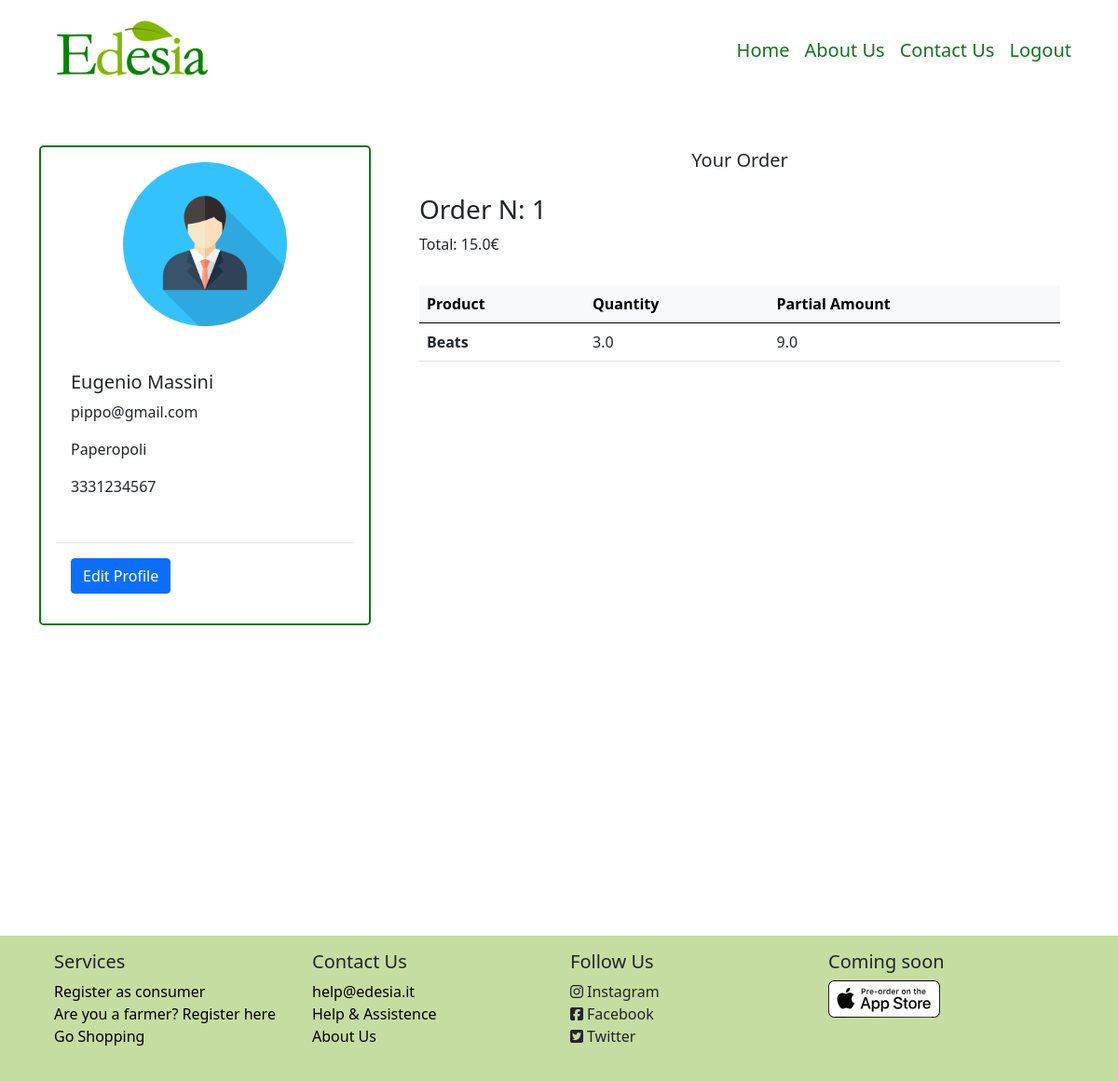
Screenshot of /consumer/1 (signed in) with the database file from the repository.
### model.py (models this page shows, shortened)
class Consumer(db.Model):
    id = db.Column(db.Integer, db.ForeignKey('user.id'), primary_key=True)
    consumer_name = db.Column(db.String(50), nullable=False)
    consumer_surname = db.Column(db.String(50), nullable=False)
    consumer_address = db.Column(db.String(50), nullable=False)
    consumer_phone = db.Column(db.String(12), nullable=False)
    __mapper_args__ = {
        'polymorphic_identity': 'consumer',
    }

class User (UserMixin, db.Model):
    id = db.Column(db.Integer, primary_key=True)  # Auto-incrementing
    email = db.Column(db.String(50), unique=True, nullable=False)
    name = db.Column(db.String(50), nullable=False)
    password_hash = db.Column(db.String(200), nullable=False)
    roleid = db.Column(db.Integer, db.ForeignKey('role.id'))
    type = db.Column(db.String(30))
    __mapper_args__ = {
        'polymorphic_identity': 'user',
        'polymorphic_on': type
    }

class Order (db.Model):
    id = db.Column(db.Integer, primary_key=True)
    consumer_id = db.Column(db.Integer, db.ForeignKey('consumer.id'))
    supplier_id = db.Column(db.Integer, db.ForeignKey('supplier.id'))
    status = db.Column(db.String)
    date = db.Column(db.Date)
    amount = db.Column(db.Float)
    pickup = db.Column(db.Boolean)
    review = db.Column(db.Boolean, default=False)

class OrderLine(db.Model):
    id = db.Column(db.Integer, primary_key=True)
    order_id = db.Column(db.Integer, db.ForeignKey('order.id'))
    supplier_id = db.Column(db.Integer, db.ForeignKey('supplier.id'))
    product_id = db.Column(db.Integer, db.ForeignKey('product.id'))
    product_name = db.Column(db.String)
    quantity = db.Column(db.Float)
    partial_amount = db.Column(db.Float)

### app.py (the view)
@app.route('/consumer/<int:id>')
@login_required
def consumer(id):
    consumer = Consumer.query.filter_by(id=id).first()
    user = User.query.filter_by(id=id).first()
    orders = Order.query.filter_by(consumer_id=id).all()
    l_order_cons =[]
    class OrderCons():
        def __init__(self, order, content):
            self.order = order
            self.content = content
    for o in orders:
        products = []
        lines = OrderLine.query.filter_by(order_id=o.id)
        for l in lines:
            products.append(l)
        l_order_cons.append(OrderCons(o, products))
    return render_template('Pages/profile/profile_consumer-orders.html', consumer=consumer, user=user, orders=l_order_cons)

### model.py (called while the page is built)
@login_manager.user_loader
def load_user(user_id):
    return User.query.get(int(user_id))

### templates/Pages/profile/profile_consumer-orders.html (shortened to what this page needs)
{% extends 'Pages/profile/profile_consumer.html' %}
{% block specific %}
            <div class="col-8">
                <div class="container-fluid m-1">
                    <div class="row text-center">
                        <h5>Your Order</h5>
                    </div>
                    {% if orders %}
                    {% for order in orders %}
                    <div class="row row-cols-lg-2 mb-3 mt-3">
                        <div class="col">
                             <h3>Order N: {{ order.order.id }}</h3>
                            <p>Total: {{ order.order.amount }}€</p>
                        </div>
                    <div class="col">
                    </div>
                    </div>
                    <div class="table-responsive-lg">
                        <table class="table table-hover">
                            <thead class="table-light">
                                <tr>
                                    <th scope="col">Product</th>
                                    <th scope="col">Quantity</th>
                                    <th scope="col">Partial Amount</th>
                                </tr>
                            </thead>
                            <tbody>
                            {% for line in order.content %}
                                <tr>
                                    <th scope="row">{{ line.product_name }}</th>
                                    <td>{{line.quantity}}</td>
                                    <td>{{ line.partial_amount}}</td>
                                </tr>
                            {% endfor %}
                            </tbody>
                        </table>
                    </div>
                {% endfor %}
                {% else %}
                    <p>No orders found</p>
                {% endif %}
                </div>
            </div>
{% endblock %}

### templates/Pages/profile/profile_consumer.html (shortened to what this page needs)
{% extends 'Components/base.html' %}
{% block body %}
    <div class="container-lg min-vh-100">
        <div class="row mt-5 mb-5">
            <div class="col-4">
                <div class="card m-auto rounded-3 border-2" id="cardProfileConsumer">
                    <img src="/static/images/avatar.png" class="card-img-top mt-3 mb-3 m-auto" style="width: 50%">
                    <div class="card-body m-3">
                        <h5 class="card-title">{{ consumer.consumer_name }} {{ consumer.consumer_surname }}</h5>
                        <p class="card-text">{{ user.email }}</p>
                        <p class="card-text">{{ consumer.consumer_address }}</p>
                        <p class="card-text">{{ consumer.consumer_phone }}</p>
                    </div>
                    <div class="card-body border-top m-3">
                        <button class="btn btn-primary">Edit Profile</button>
                    </div>
                </div>
            </div>
        {% block specific %}
        {%  endblock %}
        </div>
    </div>
{% endblock %}

### static/personal.css (style rules this page uses)
#searchBar input, #cardResult, #cardProfileConsumer { border-color: #0F7619;; }

### rows the page displays
Consumer: consumer_name "Eugenio", consumer_surname "Massini", consumer_address "Paperopoli", consumer_phone "3331234567"
User: email "pippo@gmail.com"
Order: order.id "1", order.amount "15.0"
OrderLine: product_name "Beats", quantity "3.0", partial_amount "9.0"
